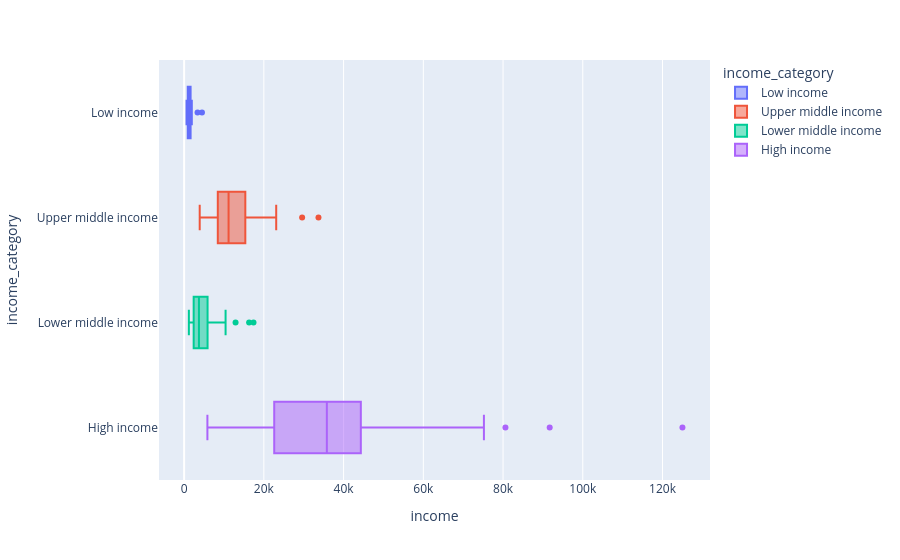

This figure's notebook cell:
### Markdown cell above
### Análise Bivariada

### Code cell
# Plot de Distribuição (Boxplot) para a variável income e income_category
px.box(df_countries, x='income', y='income_category', color='income_category', orientation='h', hover_data='country')

### Figure 1 — Plotly figure (JSON) as saved in the notebook; plotly's stock layout.template omitted (floating-point values rounded to 4 significant figures)
{"data": [{"alignmentgroup": "True", "customdata": [["Afghanistan"], ["Burkina Faso"], ["Burundi"], ["Central African Republic"], ["Chad"], ["Congo Dem. Rep."], ["Eritrea"], ["Gambia"], ["Guinea-Bissau"], ["Liberia"], ["Madagascar"], ["Malawi"], ["Mali"], ["Mozambique"], ["Niger"], ["Rwanda"], ["Sierra Leone"], ["Sudan"], ["Togo"], ["Uganda"], ["Yemen"]], "hovertemplate": "income_category=%{y}<br>income=%{x}<br>country=%{customdata[0]}<extra></extra>", "legendgroup": "Low income", "marker": {"color": "#636efa"}, "name": "Low income", "notched": false, "offsetgroup": "Low income", "orientation": "h", "showlegend": true, "type": "box", "x": [1610, 1430, 764, 888, 1930, 609, 1420, 1660, 1390, 700, 1390, 1030, 1870, 918, 814, 1350, 1220, 3370, 1210, 1540, 4480], "x0": " ", "xaxis": "x", "y": ["Low income", "Low income", "Low income", "Low income", "Low income", "Low income", "Low income", "Low income", "Low income", "Low income", "Low income", "Low income", "Low income", "Low income", "Low income", "Low income", "Low income", "Low income", "Low income", "Low income", "Low income"], "y0": " ", "yaxis": "y"}, {"alignmentgroup": "True", "customdata": [["Albania"], ["Argentina"], ["Armenia"], ["Azerbaijan"], ["Belarus"], ["Belize"], ["Bosnia and Herzegovina"], ["Botswana"], ["Brazil"], ["Bulgaria"], ["China"], ["Colombia"], ["Costa Rica"], ["Dominican Republic"], ["Ecuador"], ["El Salvador"], ["Equatorial Guinea"], ["Fiji"], ["Gabon"], ["Georgia"], ["Grenada"], ["Guatemala"], ["Indonesia"], ["Iraq"], ["Jamaica"], ["Kazakhstan"], ["Libya"], ["Malaysia"], ["Maldives"], ["Mauritius"], ["Moldova"], ["Montenegro"], ["Namibia"], ["Paraguay"], ["Peru"], ["Russia"], ["Serbia"], ["South Africa"], ["St. Vincent and the Grenadines"], ["Suriname"], ["Thailand"], ["Tonga"], ["Turkey"], ["Turkmenistan"]], "hovertemplate": "income_category=%{y}<br>income=%{x}<br>country=%{customdata[0]}<extra></extra>", "legendgroup": "Upper middle income", "marker": {"color": "#EF553B"}, "name": "Upper middle income", "notched": false, "offsetgroup": "Upper middle income", "orientation": "h", "showlegend": true, "type": "box", "x": [9930, 18700, 6700, 16000, 16200, 7880, 9720, 13300, 14500, 15300, 9530, 10900, 13000, 11100, 9350, 7300, 33700, 7350, 15400, 6730, 11200, 6710, 8430, 12700, 8000, 20100, 29600, 21100, 10500, 15900, 3910, 14000, 8460, 7290, 9960, 23100, 12700, 12000, 9920, 14200, 13500, 4980, 18000, 9940], "x0": " ", "xaxis": "x", "y": ["Upper middle income", "Upper middle income", "Upper middle income", "Upper middle income", "Upper middle income", "Upper middle income", "Upper middle income", "Upper middle income", "Upper middle income", "Upper middle income", "Upper middle income", "Upper middle income", "Upper middle income", "Upper middle income", "Upper middle income", "Upper middle income", "Upper middle income", "Upper middle income", "Upper middle income", "Upper middle income", "Upper middle income", "Upper middle income", "Upper middle income", "Upper middle income", "Upper middle income", "Upper middle income", "Upper middle income", "Upper middle income", "Upper middle income", "Upper middle income", "Upper middle income", "Upper middle income", "Upper middle income", "Upper middle income", "Upper middle income", "Upper middle income", "Upper middle income", "Upper middle income", "Upper middle income", "Upper middle income", "Upper middle income", "Upper middle income", "Upper middle income", "Upper middle income"], "y0": " ", "yaxis": "y"}, {"alignmentgroup": "True", "customdata": [["Algeria"], ["Angola"], ["Bangladesh"], ["Benin"], ["Bhutan"], ["Bolivia"], ["Cambodia"], ["Cameroon"], ["Cape Verde"], ["Comoros"], ["Congo Rep."], ["Cote d'Ivoire"], ["Egypt"], ["Ghana"], ["Guinea"], ["Haiti"], ["India"], ["Iran"], ["Jordan"], ["Kenya"], ["Kiribati"], ["Kyrgyz Republic"], ["Lao"], ["Lebanon"], ["Lesotho"], ["Mauritania"], ["Micronesia"], ["Mongolia"], ["Morocco"], ["Myanmar"], ["Nepal"], ["Nigeria"], ["Pakistan"], ["Philippines"], ["Samoa"], ["Senegal"], ["Solomon Islands"], ["Sri Lanka"], ["Tajikistan"], ["Tanzania"], ["Timor-Leste"], ["Tunisia"], ["Ukraine"], ["Uzbekistan"], ["Vanuatu"], ["Vietnam"], ["Zambia"]], "hovertemplate": "income_category=%{y}<br>income=%{x}<br>country=%{customdata[0]}<extra></extra>", "legendgroup": "Lower middle income", "marker": {"color": "#00cc96"}, "name": "Lower middle income", "notched": false, "offsetgroup": "Lower middle income", "orientation": "h", "showlegend": true, "type": "box", "x": [12900, 5900, 2440, 1820, 6420, 5410, 2520, 2660, 5830, 1410, 5190, 2690, 9860, 3060, 1190, 1500, 4410, 17400, 9470, 2480, 1730, 2790, 3980, 16300, 2380, 3320, 3340, 7710, 6440, 3720, 1990, 5150, 4280, 5600, 5400, 2180, 1780, 8560, 2110, 2090, 1850, 10400, 7820, 4240, 2950, 4490, 3280], "x0": " ", "xaxis": "x", "y": ["Lower middle income", "Lower middle income", "Lower middle income", "Lower middle income", "Lower middle income", "Lower middle income", "Lower middle income", "Lower middle income", "Lower middle income", "Lower middle income", "Lower middle income", "Lower middle income", "Lower middle income", "Lower middle income", "Lower middle income", "Lower middle income", "Lower middle income", "Lower middle income", "Lower middle income", "Lower middle income", "Lower middle income", "Lower middle income", "Lower middle income", "Lower middle income", "Lower middle income", "Lower middle income", "Lower middle income", "Lower middle income", "Lower middle income", "Lower middle income", "Lower middle income", "Lower middle income", "Lower middle income", "Lower middle income", "Lower middle income", "Lower middle income", "Lower middle income", "Lower middle income", "Lower middle income", "Lower middle income", "Lower middle income", "Lower middle income", "Lower middle income", "Lower middle income", "Lower middle income", "Lower middle income", "Lower middle income"], "y0": " ", "yaxis": "y"}, {"alignmentgroup": "True", "customdata": [["Antigua and Barbuda"], ["Australia"], ["Austria"], ["Bahamas"], ["Bahrain"], ["Barbados"], ["Belgium"], ["Brunei"], ["Canada"], ["Chile"], ["Croatia"], ["Cyprus"], ["Czech Republic"], ["Denmark"], ["Estonia"], ["Finland"], ["France"], ["Germany"], ["Greece"], ["Guyana"], ["Hungary"], ["Iceland"], ["Ireland"], ["Israel"], ["Italy"], ["Japan"], ["Kuwait"], ["Latvia"], ["Lithuania"], ["Luxembourg"], ["Malta"], ["Netherlands"], ["New Zealand"], ["Norway"], ["Oman"], ["Panama"], ["Poland"], ["Portugal"], ["Qatar"], ["Romania"], ["Saudi Arabia"], ["Seychelles"], ["Singapore"], ["Slovak Republic"], ["Slovenia"], ["South Korea"], ["Spain"], ["Sweden"], ["Switzerland"], ["United Arab Emirates"], ["United Kingdom"], ["United States"], ["Uruguay"]], "hovertemplate": "income_category=%{y}<br>income=%{x}<br>country=%{customdata[0]}<extra></extra>", "legendgroup": "High income", "marker": {"color": "#ab63fa"}, "name": "High income", "notched": false, "offsetgroup": "High income", "orientation": "h", "showlegend": true, "type": "box", "x": [19100, 41400, 43200, 22900, 41100, 15300, 41100, 80600, 40700, 19400, 20100, 33900, 28300, 44000, 22700, 39800, 36900, 40400, 28700, 5840, 22300, 38800, 45700, 29600, 36200, 35800, 75200, 18300, 21100, 91700, 28300, 45500, 32300, 62300, 45300, 15400, 21800, 27200, 125000, 17800, 45400, 20400, 72100, 25200, 28700, 30400, 32500, 42900, 55500, 57600, 36200, 49400, 17100], "x0": " ", "xaxis": "x", "y": ["High income", "High income", "High income", "High income", "High income", "High income", "High income", "High income", "High income", "High income", "High income", "High income", "High income", "High income", "High income", "High income", "High income", "High income", "High income", "High income", "High income", "High income", "High income", "High income", "High income", "High income", "High income", "High income", "High income", "High income", "High income", "High income", "High income", "High income", "High income", "High income", "High income", "High income", "High income", "High income", "High income", "High income", "High income", "High income", "High income", "High income", "High income", "High income", "High income", "High income", "High income", "High income", "High income"], "y0": " ", "yaxis": "y"}], "layout": {"boxmode": "overlay", "legend": {"title": {"text": "income_category"}, "tracegroupgap": 0}, "margin": {"t": 60}, "xaxis": {"anchor": "y", "domain": [0, 1], "title": {"text": "income"}}, "yaxis": {"anchor": "x", "categoryarray": ["High income", "Lower middle income", "Upper middle income", "Low income"], "categoryorder": "array", "domain": [0, 1], "title": {"text": "income_category"}}}}
